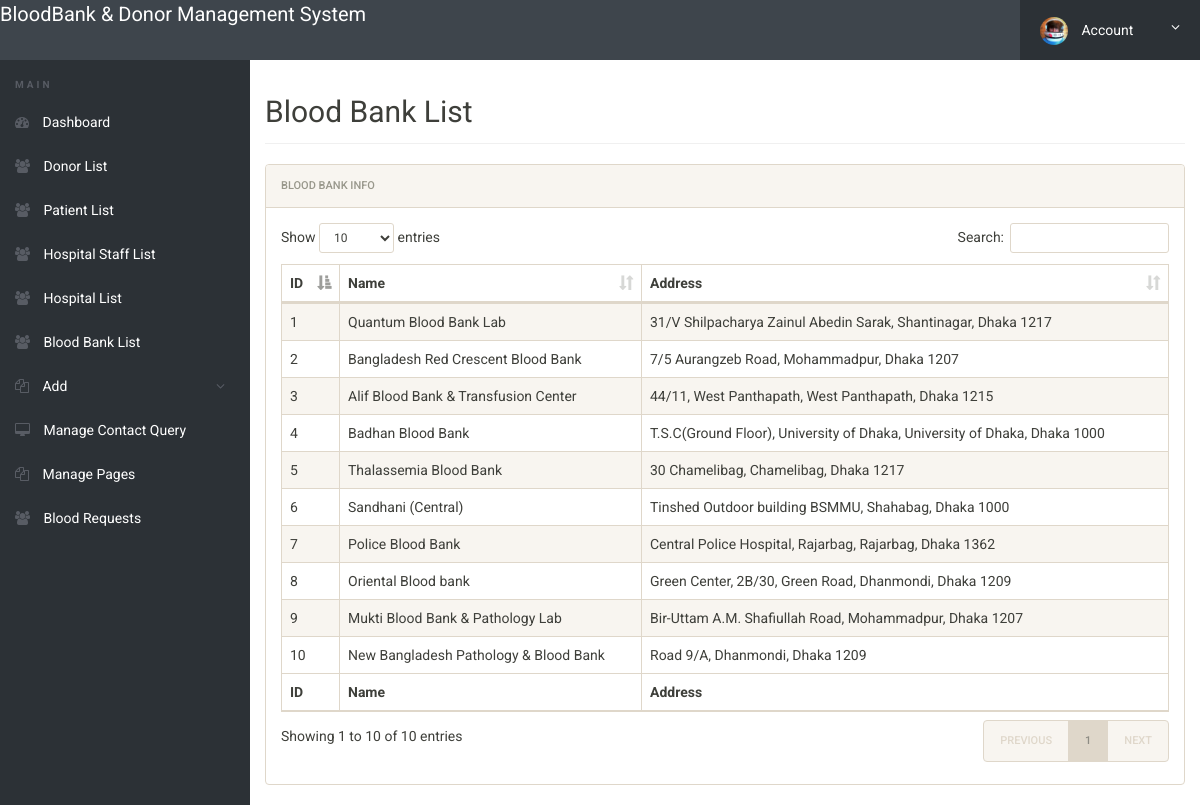
Page /admin/bloodbank-list.php (signed in) on the committed database.
### tables this page shows
CREATE TABLE `bloodbank` (
  `Bank_ID` int(11) NOT NULL,
  `Name` varchar(100) DEFAULT NULL,
  `Street` varchar(100) DEFAULT NULL,
  `City` varchar(50) DEFAULT NULL
);

CREATE TABLE `bloodbanklocation` (
  `City` varchar(50) NOT NULL,
  `Zip_Code` varchar(10) NOT NULL
);

### admin/bloodbank-list.php (the view, shortened to what this page needs)
<?php
include('includes/config.php');
if(strlen($_SESSION['alogin'])==0)
	{
header('location:../index.php');
}
else{
?>
<!doctype html>
<html lang="en" class="no-js">
<head>
	<link rel="stylesheet" href="css/font-awesome.min.css">
	<link rel="stylesheet" href="css/bootstrap.min.css">
	<link rel="stylesheet" href="css/dataTables.bootstrap.min.css">
	<link rel="stylesheet" href="css/bootstrap-social.css">
	<link rel="stylesheet" href="css/bootstrap-select.css">
	<link rel="stylesheet" href="css/fileinput.min.css">
	<link rel="stylesheet" href="css/awesome-bootstrap-checkbox.css">
	<link rel="stylesheet" href="css/style.css">
</head>
<body>
	<?php include('includes/header.php');?>
	<div class="ts-main-content">
		<?php include('includes/leftbar.php');?>
		<div class="content-wrapper">
			<div class="container-fluid">
				<div class="row">
					<div class="col-md-12">
						<h2 class="page-title">Blood Bank List</h2>
						<div class="panel panel-default">
							<div class="panel-heading">Blood Bank Info</div>
							<div class="panel-body">
								<table id="zctb" class="display table table-striped table-bordered table-hover" cellspacing="0" width="100%">
									<thead>
										<tr>
											<th>ID</th>
											<th>Name</th>
											<th>Address</th>
										</tr>
									</thead>
									<tfoot>
										<tr>
											<th>ID</th>
											<th>Name</th>
											<th>Address</th>
										</tr>
									</tfoot>
									<tbody>
										<?php
										$sql = "SELECT
										BloodBank.Bank_ID,
										BloodBank.Name AS Bank_Name,
										BloodBank.Street AS Bank_Street,
										BloodBankLocation.City AS Bank_City,
										BloodBankLocation.Zip_Code AS Bank_Zip_Code
									FROM
										BloodBank
									LEFT JOIN
										BloodBankLocation ON BloodBank.City = BloodBankLocation.City;";
										$query = $dbh->prepare($sql);
										$query->execute();
										$results = $query->fetchAll(PDO::FETCH_ASSOC);
										if($query->rowCount() > 0) {
											foreach($results as $result) {
										?>
											<tr>
												<td><?php echo htmlentities($result['Bank_ID']);?></td>
												<td><?php echo htmlentities($result['Bank_Name']);?></td>
												<td><?php echo htmlentities($result['Bank_Street'].", ".$result['Bank_City'].", ".$result['Bank_Zip_Code']);?></td>
											</tr>
										<?php
											}
										}
										?>
									</tbody>
								</table>
							</div>
						</div>
					</div>
				</div>
			</div>
		</div>
	</div>
</body>
</html>
<?php } ?>

### admin/css/style.css (style rules this page uses)
html { font-size: 14px; }
@media only screen and (min-width: 480px) { html { font-size: 17px; } }
@media only screen and (min-width: 768px) { html { font-size: 14px; } }
body { font-size: 1em; }
.panel { overflow: hidden; }
.page-title { padding-bottom: 15px; margin-bottom: 20px; border-bottom: 1px solid #f0f0f0; }
.ts-main-content .content-wrapper { padding-top: 15px; margin-top: 60px; }
@media only screen and (min-width: 992px) { .ts-main-content .content-wrapper { margin-left: 250px; } }

### rows in the picture
bloodbank: Bank_ID "1", Name "Quantum Blood Bank Lab", Street.Zip_Code "31/V Shilpacharya Zainul Abedin Sarak, Shantinagar, Dhaka 1217"
bloodbank: Bank_ID "2", Name "Bangladesh Red Crescent Blood Bank", Street.Zip_Code "7/5 Aurangzeb Road, Mohammadpur, Dhaka 1207"
bloodbank: Bank_ID "3", Name "Alif Blood Bank & Transfusion Center", Street.Zip_Code "44/11, West Panthapath, West Panthapath, Dhaka 1215"
bloodbank: Bank_ID "4", Name "Badhan Blood Bank", Street.Zip_Code "T.S.C(Ground Floor), University of Dhaka, University of Dhaka, Dhaka 1000"
bloodbank: Bank_ID "5", Name "Thalassemia Blood Bank", Street.Zip_Code "30 Chamelibag, Chamelibag, Dhaka 1217"
bloodbank: Bank_ID "6", Name "Sandhani (Central)", Street.Zip_Code "Tinshed Outdoor building BSMMU, Shahabag, Dhaka 1000"
bloodbank: Bank_ID "7", Name "Police Blood Bank", Street.Zip_Code "Central Police Hospital, Rajarbag, Rajarbag, Dhaka 1362"
bloodbank: Bank_ID "8", Name "Oriental Blood bank", Street.Zip_Code "Green Center, 2B/30, Green Road, Dhanmondi, Dhaka 1209"
bloodbank: Bank_ID "9", Name "Mukti Blood Bank & Pathology Lab", Street.Zip_Code "Bir-Uttam A.M. Shafiullah Road, Mohammadpur, Dhaka 1207"
bloodbank: Bank_ID "10", Name "New Bangladesh Pathology & Blood Bank", Street.Zip_Code "Road 9/A, Dhanmondi, Dhaka 1209"
